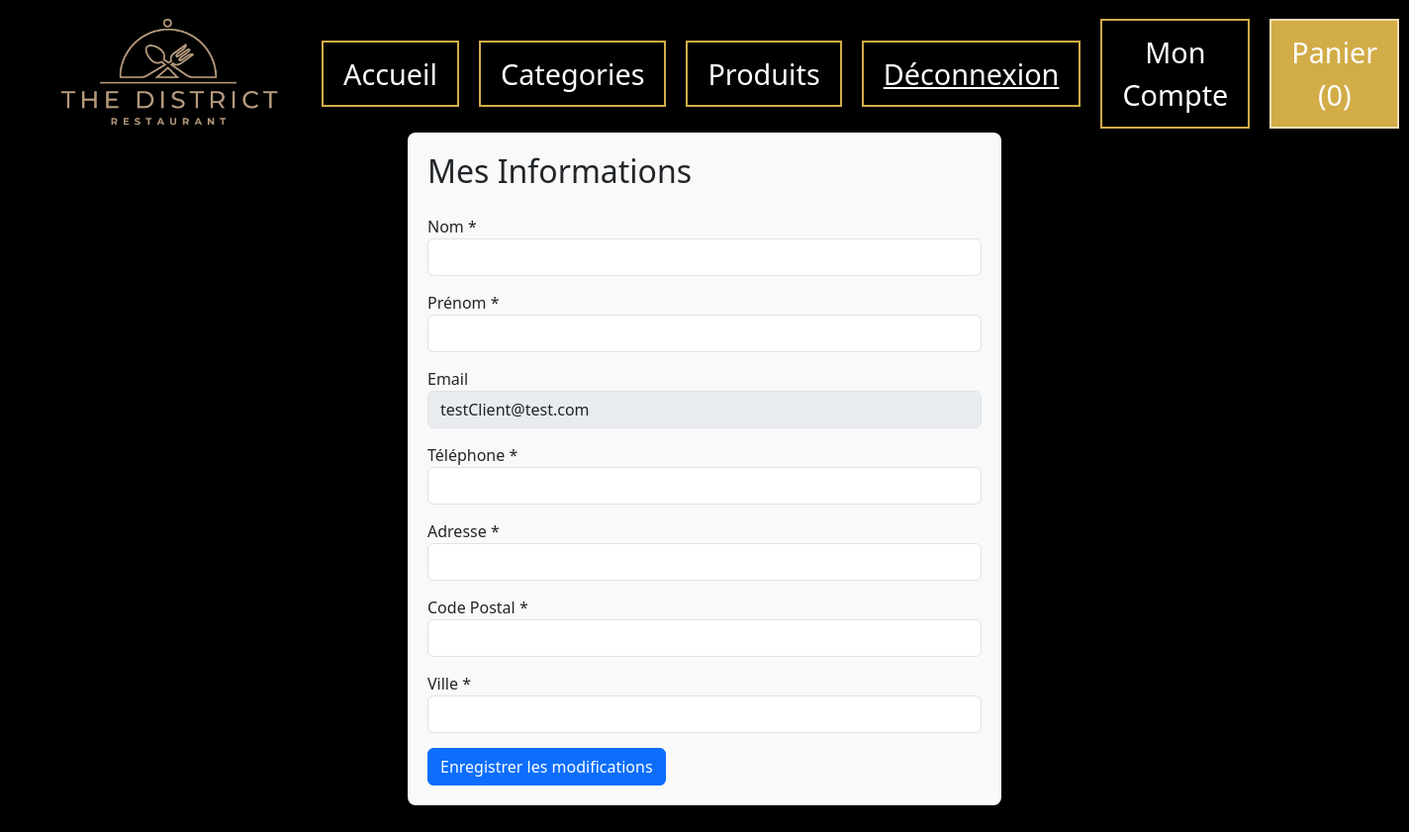
Page /compte.php (signed in) on the earlier database version.
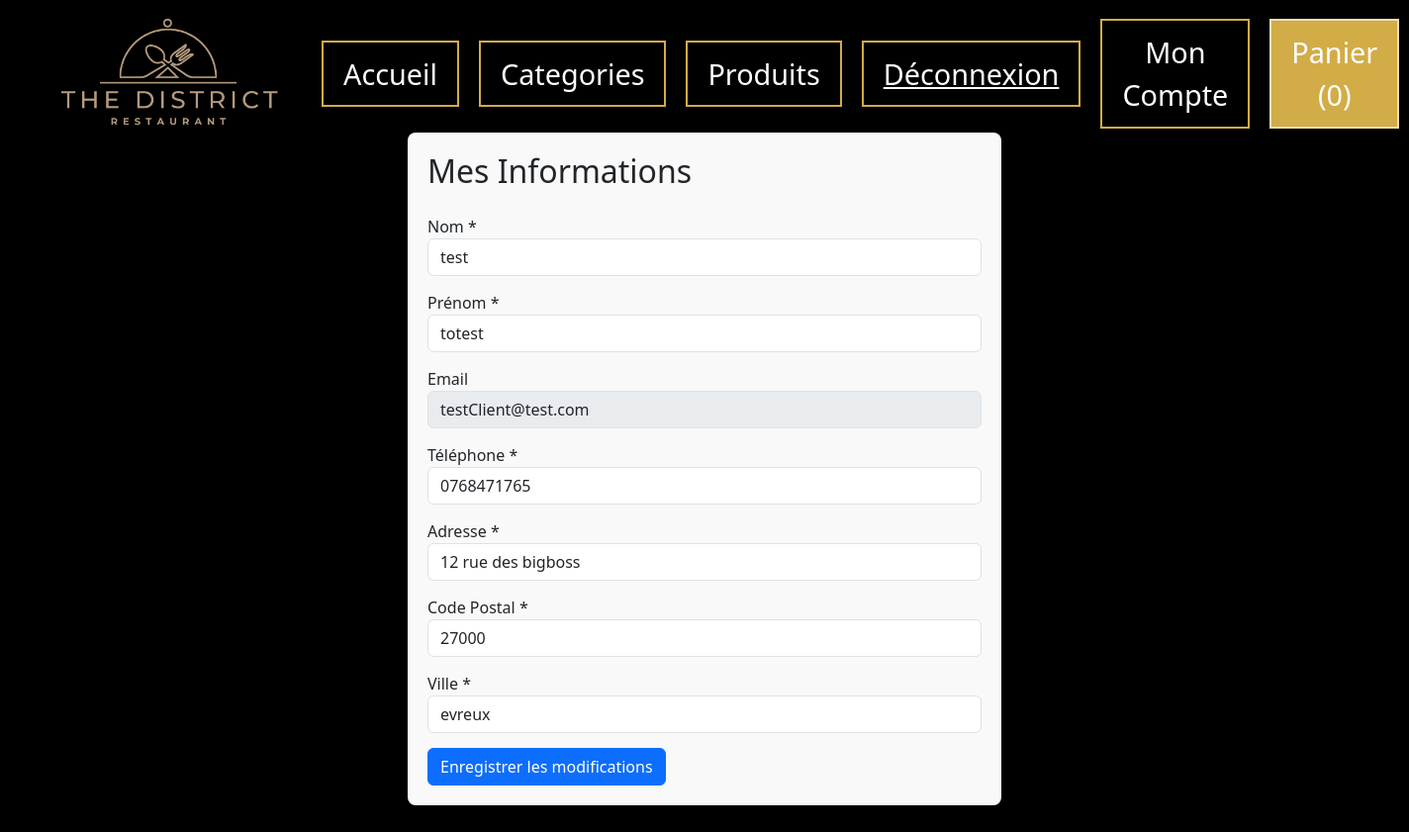
Same page on the later database version.
### tables this page shows
CREATE TABLE `client` (
  `client_ID` int(11) NOT NULL,
  `client_nom` varchar(50) NOT NULL,
  `client_prenom` varchar(50) NOT NULL,
  `client_tel` varchar(13) NOT NULL,
  `client_cp` varchar(5) NOT NULL,
  `client_ville` varchar(50) NOT NULL,
  `client_adresse1` varchar(50) NOT NULL,
  `client_adresse2` varchar(50) DEFAULT NULL,
  `client_adresse3` varchar(50) DEFAULT NULL,
  `utilisateur_ID` int(11) NOT NULL
);

### compte.php (the view, shortened to what this page needs)
<?php
require_once 'header.php';
$pdo->setAttribute(PDO::ATTR_ERRMODE, PDO::ERRMODE_EXCEPTION);
$userId = $_SESSION['utilisateur_ID'];
$stmtUser = $pdo->prepare("SELECT utilisateur_email FROM utilisateur WHERE utilisateur_ID = ?");
$stmtUser->execute([$userId]);
$userData = $stmtUser->fetch(PDO::FETCH_ASSOC);
$userEmail = $userData['utilisateur_email'] ?? '';
$stmt = $pdo->prepare("SELECT * FROM client WHERE utilisateur_ID = ?");
$stmt->execute([$userId]);
$clientInfo = $stmt->fetch(PDO::FETCH_ASSOC);
?>
<!DOCTYPE html>
<html lang="fr">
<head>
</head>
<body>
    <div class="form-container">
        <h2 class="mb-4">Mes Informations</h2>
        <form method="POST" action="compte.php">
            <div class="form-group">
                <label for="nom">Nom *</label>
                <input type="text" class="form-control" id="nom" name="nom"
                    value="<?php echo htmlspecialchars($clientInfo['client_nom'] ?? ''); ?>" required>
            </div>
            <div class="form-group">
                <label for="prenom">Prénom *</label>
                <input type="text" class="form-control" id="prenom" name="prenom"
                    value="<?php echo htmlspecialchars($clientInfo['client_prenom'] ?? ''); ?>" required>
            </div>
            <div class="form-group">
                <label for="email">Email</label>
                <input type="email" class="form-control readonly-field" id="email"
                    value="<?php echo htmlspecialchars($userEmail); ?>" readonly required>
            </div>
            <div class="form-group">
                <label for="telephone">Téléphone *</label>
                <input type="tel" class="form-control" id="telephone" name="telephone"
                    value="<?php echo htmlspecialchars($clientInfo['client_tel'] ?? ''); ?>"
                    pattern="[0-9]{10}" title="Le numéro doit contenir 10 chiffres" required>
            </div>
            <div class="form-group">
                <label for="adresse">Adresse *</label>
                <input type="text" class="form-control" id="adresse" name="adresse"
                    value="<?php echo htmlspecialchars($clientInfo['client_adresse1'] ?? ''); ?>" required>
            </div>
            <div class="form-group">
                <label for="code_postal">Code Postal *</label>
                <input type="text" class="form-control" id="code_postal" name="code_postal"
                    value="<?php echo htmlspecialchars($clientInfo['client_cp'] ?? ''); ?>"
                    pattern="[0-9]{5}" title="Le code postal doit contenir 5 chiffres" required>
            </div>
            <div class="form-group">
                <label for="ville">Ville *</label>
                <input type="text" class="form-control" id="ville" name="ville"
                    value="<?php echo htmlspecialchars($clientInfo['client_ville'] ?? ''); ?>" required>
            </div>
            <button type="submit" class="btn btn-primary">Enregistrer les modifications</button>
        </form>
    </div>
</body>
</html>

Differences in the rows shown:
added client: nom "test", prenom "totest", telephone "0768471765", adresse "12 rue des bigboss", code_postal "27000", ville "evreux"
